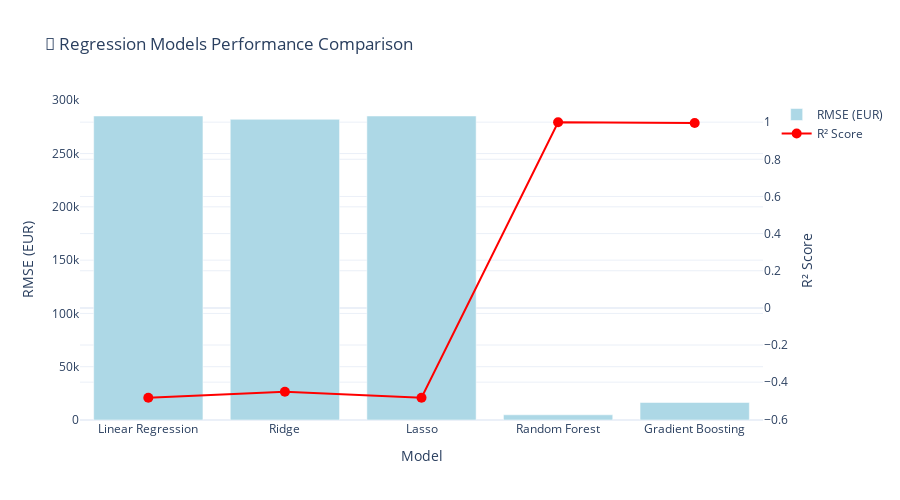

Notebook cell for this chart:
### Code cell
# 📊 Model Performance Visualization

fig = go.Figure()

model_names = list(results.keys())
rmse_values = [results[m]['RMSE'] for m in model_names]
r2_values = [results[m]['R²'] for m in model_names]

fig.add_trace(go.Bar(name='RMSE (EUR)', x=model_names, y=rmse_values,
                     yaxis='y', marker_color='lightblue'))
fig.add_trace(go.Scatter(name='R² Score', x=model_names, y=r2_values,
                        yaxis='y2', mode='lines+markers',
                        marker=dict(size=10, color='red')))

fig.update_layout(
    title="🤖 Regression Models Performance Comparison",
    xaxis_title="Model",
    yaxis_title="RMSE (EUR)",
    yaxis2=dict(title="R² Score", overlaying='y', side='right'),
    hovermode='x unified',
    height=500,
    template='plotly_white'
)
fig.show()

print("✅ Model performance visualization completed")

### Figure 1 — Plotly figure (JSON) as saved in the notebook; plotly's stock layout.template omitted (floating-point values rounded to 4 significant figures)
{"data": [{"marker": {"color": "lightblue"}, "name": "RMSE (EUR)", "type": "bar", "x": ["Linear Regression", "Ridge", "Lasso", "Random Forest", "Gradient Boosting"], "y": [285200.0, 282100.0, 285200.0, 4868.0, 16430.0], "yaxis": "y"}, {"marker": {"color": "red", "size": 10}, "mode": "lines+markers", "name": "R² Score", "type": "scatter", "x": ["Linear Regression", "Ridge", "Lasso", "Random Forest", "Gradient Boosting"], "y": [-0.4839, -0.4516, -0.4839, 0.9996, 0.9951], "yaxis": "y2"}], "layout": {"height": 500, "hovermode": "x unified", "title": {"text": "🤖 Regression Models Performance Comparison"}, "xaxis": {"title": {"text": "Model"}}, "yaxis": {"title": {"text": "RMSE (EUR)"}}, "yaxis2": {"overlaying": "y", "side": "right", "title": {"text": "R² Score"}}}}
